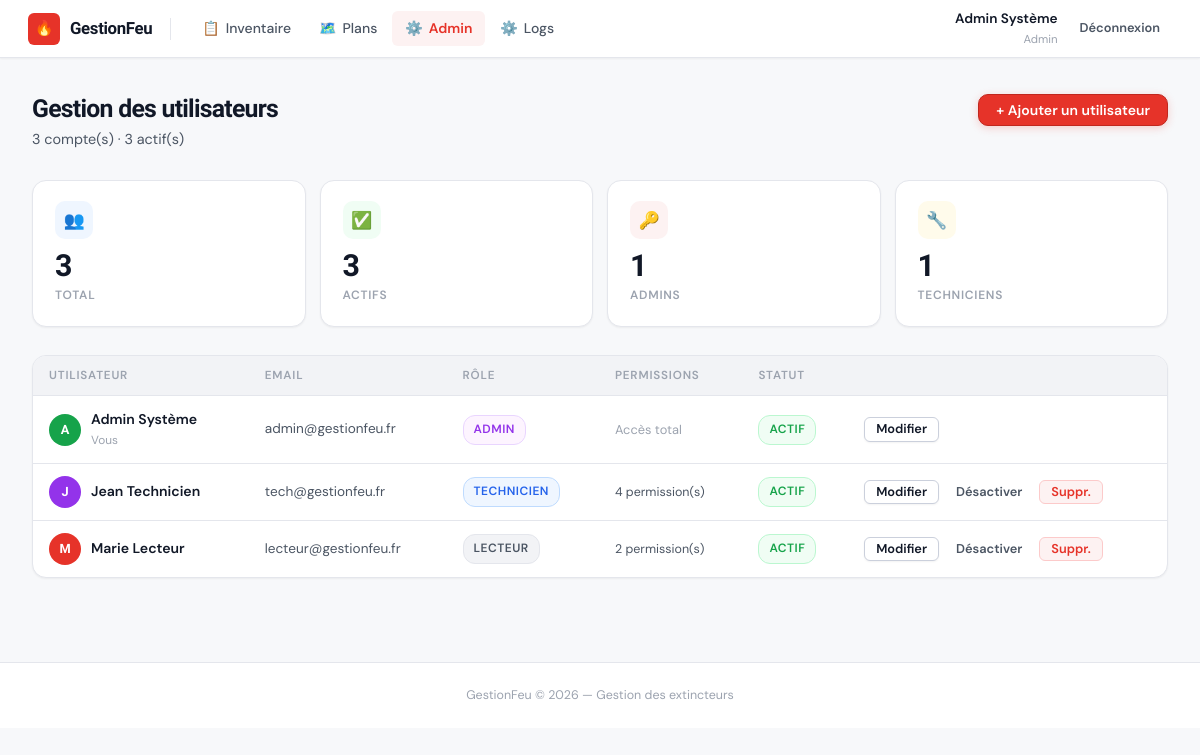
The page /admin.php (signed in) on the database its author committed.
### tables this page shows
CREATE TABLE utilisateurs (
  id          INT UNSIGNED AUTO_INCREMENT PRIMARY KEY,
  nom         VARCHAR(100)  NOT NULL,
  email       VARCHAR(255)  NOT NULL UNIQUE,
  mot_de_passe VARCHAR(255) NOT NULL,
  role        ENUM('admin','technicien','lecteur') NOT NULL DEFAULT 'lecteur',
  permissions JSON          NULL COMMENT 'Liste des permissions accordées',
  actif       TINYINT(1)    NOT NULL DEFAULT 1,
  created_at  TIMESTAMP     DEFAULT CURRENT_TIMESTAMP
);

### includes/auth.php (called while the page is built, shortened)
<?php
function currentUser(): ?array {
    return $_SESSION['user'] ?? null;
}

### includes/functions.php (called while the page is built, shortened)
<?php
function e(mixed $val): string {
    return htmlspecialchars((string)($val ?? ''), ENT_QUOTES, 'UTF-8');
}

### admin.php (the view, shortened to what this page needs)
<?php
require_once 'includes/auth.php';
require_once 'includes/functions.php';
$db    = getDB();
$users = $db->query('SELECT id, nom, email, role, permissions, actif, created_at FROM utilisateurs ORDER BY role, nom')->fetchAll();
$total    = count($users);
$admins   = count(array_filter($users, fn($u) => $u['role'] === 'admin'));
$techns   = count(array_filter($users, fn($u) => $u['role'] === 'technicien'));
$actifs   = count(array_filter($users, fn($u) => $u['actif']));
function avatarColor(string $nom): string {
    $colors = ['#e63329','#2563eb','#16a34a','#d97706','#9333ea','#0891b2','#db2777'];
    return $colors[ord($nom[0]) % count($colors)];
}
include 'views/header.php';
?>
<div class="page-header">
  <div>
    <h2>Gestion des utilisateurs</h2>
    <p><?= $total ?> compte(s) · <?= $actifs ?> actif(s)</p>
  </div>
  <a href="user_form.php" class="btn btn-primary">+ Ajouter un utilisateur</a>
</div>
<div class="stats-row">
  <div class="stat-card">
    <div class="stat-icon si-blue">👥</div>
    <div class="stat-val"><?= $total ?></div>
    <div class="stat-lbl">Total</div>
  </div>
  <div class="stat-card">
    <div class="stat-icon si-green">✅</div>
    <div class="stat-val"><?= $actifs ?></div>
    <div class="stat-lbl">Actifs</div>
  </div>
  <div class="stat-card">
    <div class="stat-icon si-red">🔑</div>
    <div class="stat-val"><?= $admins ?></div>
    <div class="stat-lbl">Admins</div>
  </div>
  <div class="stat-card">
    <div class="stat-icon si-amber">🔧</div>
    <div class="stat-val"><?= $techns ?></div>
    <div class="stat-lbl">Techniciens</div>
  </div>
</div>
<div class="table-card">
  <table>
    <thead>
      <tr>
        <th>Utilisateur</th>
        <th>Email</th>
        <th>Rôle</th>
        <th>Permissions</th>
        <th>Statut</th>
        <th></th>
      </tr>
    </thead>
    <tbody>
    <?php foreach ($users as $u):
      $perms  = json_decode($u['permissions'] ?? '[]', true) ?? [];
      $initiale = mb_strtoupper(mb_substr($u['nom'], 0, 1));
    ?>
    <tr>
      <td>
        <div style="display:flex;align-items:center;gap:10px">
          <div class="user-avatar" style="background:<?= avatarColor($u['nom']) ?>">
            <?= e($initiale) ?>
          </div>
          <div>
            <div style="font-weight:600;font-size:.88rem"><?= e($u['nom']) ?></div>
            <?php if ($u['id'] == currentUser()['id']): ?>
            <div style="font-size:.74rem;color:var(--text-3)">Vous</div>
            <?php endif; ?>
          </div>
        </div>
      </td>
      <td class="text-2" style="font-size:.85rem"><?= e($u['email']) ?></td>
      <td><span class="badge badge-<?= $u['role'] ?>"><?= ucfirst(e($u['role'])) ?></span></td>
      <td>
        <?php if ($u['role'] === 'admin'): ?>
        <span class="text-3" style="font-size:.8rem">Accès total</span>
        <?php else: ?>
        <span style="font-size:.78rem;color:var(--text-2)">
          <?= count($perms) ?> permission(s)
        </span>
        <?php endif; ?>
      </td>
      <td>
        <span class="badge <?= $u['actif'] ? 'badge-valide' : 'badge-expire' ?>">
          <?= $u['actif'] ? 'Actif' : 'Inactif' ?>
        </span>
      </td>
      <td>
        <div class="td-actions">
          <a href="user_form.php?id=<?= $u['id'] ?>" class="btn btn-sm">Modifier</a>
          <?php if ($u['id'] != currentUser()['id']): ?>
          <a href="user_toggle.php?id=<?= $u['id'] ?>"
             class="btn btn-sm btn-ghost"
             onclick="return confirm('<?= $u['actif'] ? 'Désactiver' : 'Activer' ?> ce compte ?')">
            <?= $u['actif'] ? 'Désactiver' : 'Activer' ?>
          </a>
          <a href="user_suppr.php?id=<?= $u['id'] ?>"
             class="btn btn-sm btn-danger"
             onclick="return confirm('Supprimer <?= e($u['nom']) ?> ?')">Suppr.</a>
          <?php endif; ?>
        </div>
      </td>
    </tr>
    <?php endforeach; ?>
    </tbody>
  </table>
</div>
<?php include 'views/footer.php'; ?>

### views/header.php (shortened to what this page needs)
<!DOCTYPE html>
<html lang="fr">
<head>
  <link rel="stylesheet" href="/public/style.css">
</head>
<body>
<nav class="navbar">
  <a class="navbar-brand" href="<?= BASE_URL ?>/index.php">
    <div class="brand-icon">🔥</div>
    GestionFeu
  </a>
  <div class="navbar-links">
    <?php $p = basename($_SERVER['PHP_SELF']); ?>
    <a href="<?= BASE_URL ?>/index.php"
       class="<?= in_array($p, ['index.php','extincteur_voir.php','extincteur_form.php']) ? 'active' : '' ?>">
      <span>📋</span> Inventaire
    </a>
    <a href="<?= BASE_URL ?>/plans.php"
       class="<?= in_array($p, ['plans.php','plan_voir.php','plan_form.php']) ? 'active' : '' ?>">
      <span>🗺️</span> Plans
    </a>
    <?php if (currentUser()['role'] === 'admin'): ?>
    <a href="<?= BASE_URL ?>/admin.php"
       class="<?= in_array($p, ['admin.php','user_form.php']) ? 'active' : '' ?>">
      <span>⚙️</span> Admin
    </a>
    <?php endif; ?>
    <?php if (currentUser()['role'] === 'admin'): ?>
    <a href="<?= BASE_URL ?>/view_logs.php"
       class="<?= in_array($p, ['view_logs.php']) ? 'active' : '' ?>">
      <span>⚙️</span> Logs
    </a>
    <?php endif; ?>
  </div>
  <div class="navbar-user">
    <div class="nav-user-info">
      <div class="nav-user-name"><?= e(currentUser()['nom']) ?></div>
      <div class="nav-user-role"><?= ucfirst(e(currentUser()['role'])) ?></div>
    </div>
    <a href="<?= BASE_URL ?>/logout.php" class="btn btn-sm btn-ghost">Déconnexion</a>
  </div>
</nav>
<div class="main">

### rows shown on the page
utilisateurs: nom "Admin Système", role "Admin", nom "A", shows "Vous", email "admin@gestionfeu.fr", role "ADMIN", shows "Accès total", actif "ACTIF"
utilisateurs: nom "J", nom "Jean Technicien", email "tech@gestionfeu.fr", role "TECHNICIEN", permissions "4", actif "ACTIF"
utilisateurs: nom "M", nom "Marie Lecteur", email "lecteur@gestionfeu.fr", role "LECTEUR", permissions "2", actif "ACTIF"

### other values the page prints
$total "3"
$actifs "3"
$admins "1"
$techns "1"
